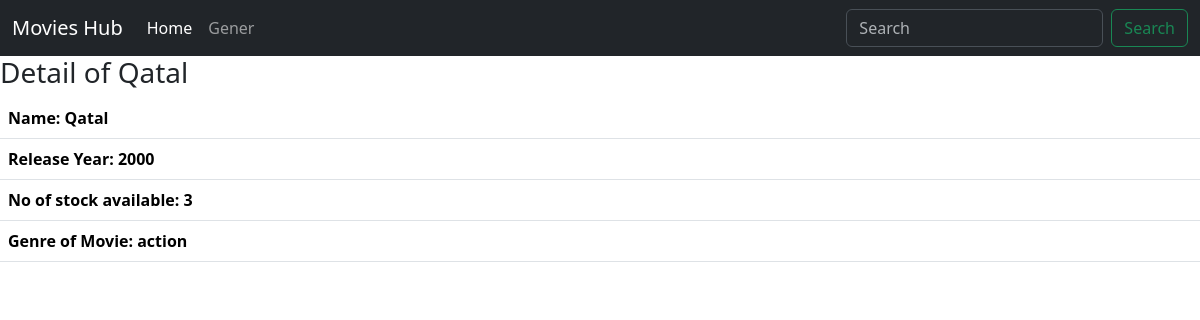
The page /movies/detail/1 on the database its author committed.
### movies/models.py (models this page shows, shortened)
class Movie(models.Model):
    title = models.CharField(max_length=255)
    release_date = models.IntegerField()
    rating = models.FloatField()
    number_in_stock = models.IntegerField()
    genre = models.ForeignKey(Genre, on_delete=models.CASCADE, related_name='genre_name')
    created_at = models.DateField(default=timezone.now)

class Genre(models.Model):
    name = models.CharField(max_length=255)
    def __str__(self):
        return self.name

### movies/views.py (the view)
# urls.py: path('detail/<int:id>', detail, name='detail'),
def detail(request, id):
    data = Movie.objects.get(id=id)
    return render(request, 'detail.html', {'data': data})

### movies/templates/detail.html
{% extends 'base.html'%}
{%block content%}
<h3>Detail of {{data.title}}</h3>
<table class="table dark-table">
    <thead>
    <tr>
        <th>Name: {{data.title}}</th>
    </tr>
     <tr>
        <th>Release Year: {{data.release_date}}</th>
    </tr>
    <tr>
        <th>No of stock available: {{data.number_in_stock}}</th>
    </tr>
      <tr>
        <th>Genre of Movie: {{data.genre}}</th>
    </tr>
    </thead>
</table>
{%endblock%}

### rows shown on the page
Movie: title "Qatal", release_date "2000", number_in_stock "3", genre "action"
